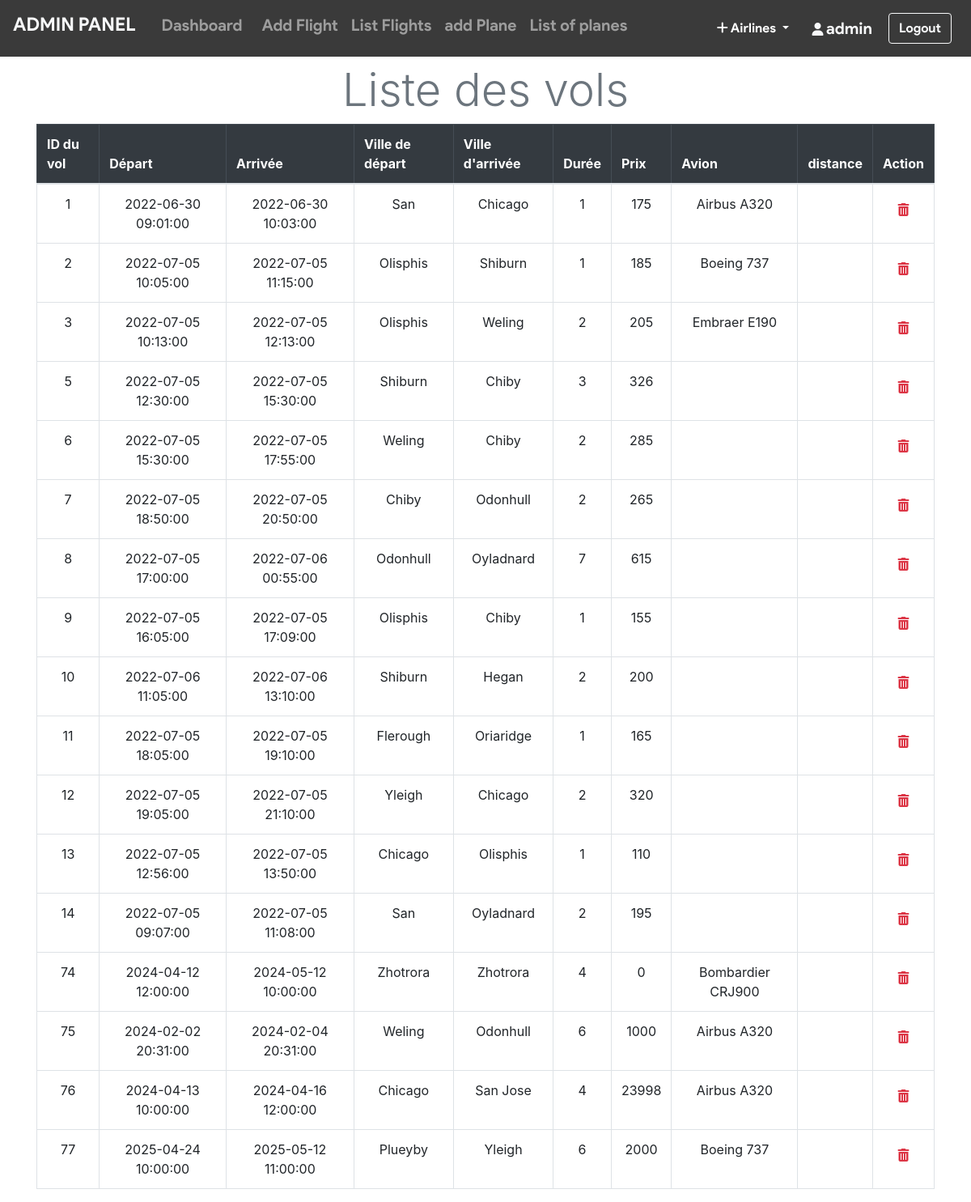
Page /admin/list_flight.php (signed in) on the earlier database version.
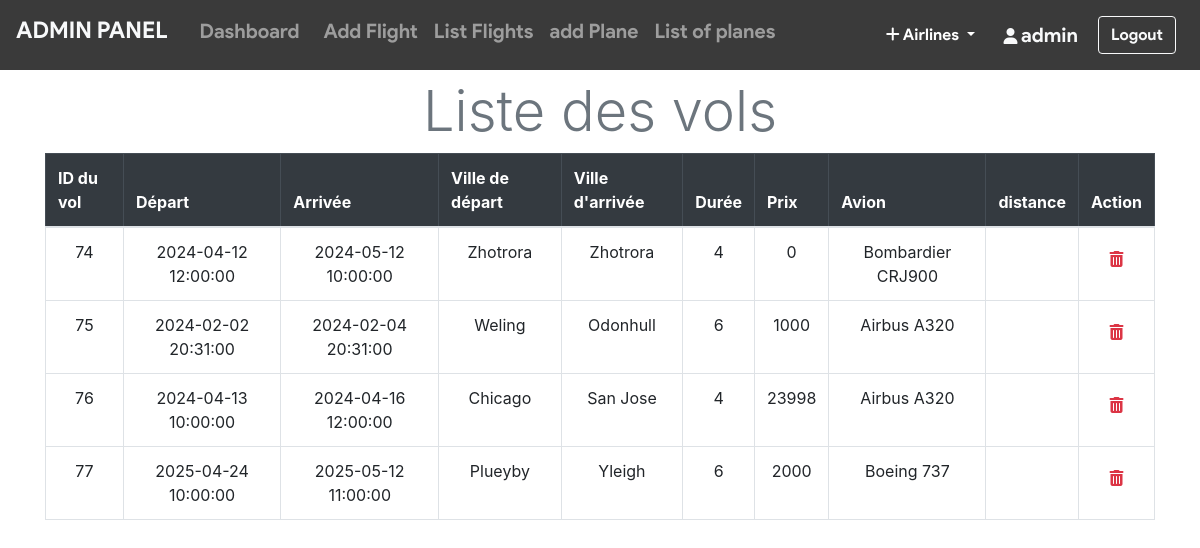
Same page on the later database version.
### tables this page shows
CREATE TABLE `flight` (
  `flight_id` int(11) NOT NULL,
  `admin_id` int(11) NOT NULL,
  `arrivale` datetime NOT NULL,
  `departure` datetime NOT NULL,
  `Destination` varchar(20) NOT NULL,
  `source` varchar(20) NOT NULL,
  `duration` varchar(20) NOT NULL,
  `Price` int(11) NOT NULL,
  `status` varchar(6) DEFAULT NULL,
  `issue` varchar(50) DEFAULT NULL,
  `last_seat` varchar(5) DEFAULT '',
  `bus_seats` int(11) DEFAULT 20,
  `last_bus_seat` varchar(5) DEFAULT '',
  `id_plane` int(11) DEFAULT NULL,
  `distance` int(11) DEFAULT NULL
);

CREATE TABLE `plane` (
  `autonomie` int(11) NOT NULL,
  `Nbr_place_tot` int(11) NOT NULL,
  `Disponibilite` varchar(30) NOT NULL,
  `vitesse` float DEFAULT NULL,
  `nom` varchar(255) DEFAULT NULL,
  `Id_plane` int(11) NOT NULL
);

### admin/list_flight.php (the view, shortened to what this page needs)
<?php include_once 'header.php'; ?>
<?php include_once 'footer.php'; ?>
<?php require '../helpers/init_conn_db.php';?>
<main>
    <?php if(isset($_SESSION['adminId'])) { ?>
        <div class="container-md mt-2">
            <h1 class="display-4 text-center text-secondary">Liste des vols</h1>
            <table class="table table-bordered">
                <thead class="table-dark">
                    <tr>
                        <th scope="col">ID du vol</th>
                        <th scope="col">Départ</th>
                        <th scope="col">Arrivée</th>
                        <th scope="col">Ville de départ</th>
                        <th scope="col">Ville d'arrivée</th>
                        <th scope="col">Durée</th>
                        <th scope="col">Prix</th>
                        <th scope="col">Avion</th>
                        <th scope="col">distance</th>
                        <th scope="col">Action</th>
                    </tr>
                </thead>
                <tbody>
                    <?php
                    $sql = 'SELECT f.*, p.nom AS plane_name FROM flight f LEFT JOIN plane p ON f.id_plane = p.Id_plane ORDER BY f.flight_id ASC';
                    $result = mysqli_query($conn, $sql);
                    while ($row = mysqli_fetch_assoc($result)) {
                        echo "<tr class='text-center'>
                                <td>".$row['flight_id']."</td>
                                <td>".$row['departure']."</td>
                                <td>".$row['arrivale']."</td>
                                <td>".$row['source']."</td>
                                <td>".$row['Destination']."</td>
                                <td>".$row['duration']."</td>
                                <td>".$row['Price']."</td>
                                <td>".$row['plane_name']."</td>
                                <td>".$row['distance']."</td>
                                <td>
                                    <form action='list_flight.php' method='post' onsubmit='return confirmDelete()'>
                                        <input type='hidden' name='flight_id' value='".$row['flight_id']."'>
                                        <button class='btn' type='submit' name='del_flight'>
                                            <i class='text-danger fa fa-trash'></i>
                                        </button>
                                    </form>
                                </td>
                            </tr>";
                    }
                    ?>
                </tbody>
            </table>
        </div>
    <?php } ?>
</main>

### admin/header.php (shortened to what this page needs)
<!doctype html>
<html lang="en">
    <head>
        <link rel="stylesheet" href="https://stackpath.bootstrapcdn.com/font-awesome/4.7.0/css/font-awesome.min.css">
        <link rel="stylesheet" href="https://stackpath.bootstrapcdn.com/bootstrap/4.5.2/css/bootstrap.min.css">
    </head>
    <body>
        <nav class="navbar navbar-custom navbar-expand-lg navbar-dark">
          <a class="navbar-brand text-light" href="index.php"><h4>ADMIN PANEL</h4></a>
        <div class="collapse navbar-collapse" id="navbarSupportedContent">
          <?php
              if(isset($_SESSION['adminId'])) { ?>
                <ul class="navbar-nav mr-auto">
                <li class="nav-item">
                    <a class="nav-link" href="index.php">
                      <h5 class="ml-2"> Dashboard</h5>
                    </a>
                  </li>
                  <li class="nav-item">
                    <a class="nav-link" href="flight.php">
                      <h5 class="ml-2"> Add Flight</h5>
                    </a>
                  </li>
                  <li class="nav-item">
                    <a class="nav-link" href="list_flight.php">
                      <h5>List Flights</h5>
                    </a>
                  </li>
                  <li class="nav-item">
                    <a class="nav-link" href="add_plane.php">
                      <h5>add Plane</h5>
                    </a>
                  </li>
                  <li class="nav-item">
                    <a class="nav-link" href="list_planes.php">
                      <h5>List of planes</h5>
                    </a>
                  </li>
                </ul>
                <ul class="nav navbar-nav navbar-right">
                  <li class="nav-item">
                    <div class="dropdown mt-2">
                      <button class="btn bg-transparent dropdown-toggle text-white" type="button"
                        id="dropdownMenuButton" data-toggle="dropdown"
                          aria-haspopup="true" aria-expanded="false">
                        <i class="fa fa-plus text-white"></i> Airlines </td>
                      </button>
                    </div>
                  </li>
                  <li class="nav-item  p-1 border-light ">
                      <a class="nav-link" href="">
                          <i class="ml-1 fa fa-user text-light"></i>
                          <span class="nav_link text-light"
                            style="font-size: 20px;">
                          <?php echo  $_SESSION['adminUname']; ?>
                          </span>
                      </a>
                  </li>
                </ul>
                <form action="../includes/logout.inc.php" method="POST">
                <button class="btn btn-outline-light m-2" type="submit">
                    Logout </button>
                </form>
            </div>
            <?php } ?>
        </nav>

### admin/footer.php (shortened to what this page needs)
  </body>
</html>

### admin/header.php (style rules this page uses)
.navbar-custom { background-color: #3a3a3a; font-family: 'product sans', cursive; }
h4 { font-size: 23px !important; }

Differences in the rows shown:
removed flight: flight_id "1", departure "2022-06-30 09:01:00", arrivale "2022-06-30 10:03:00", source "San", Destination "Chicago", duration "1", Price "175", id_plane.nom "Airbus A320"
removed flight: flight_id "2", departure "2022-07-05 10:05:00", arrivale "2022-07-05 11:15:00", source "Olisphis", Destination "Shiburn", duration "1", Price "185", id_plane.nom "Boeing 737"
removed flight: flight_id "3", departure "2022-07-05 10:13:00", arrivale "2022-07-05 12:13:00", source "Olisphis", Destination "Weling", duration "2", Price "205", id_plane.nom "Embraer E190"
removed flight: flight_id "5", departure "2022-07-05 12:30:00", arrivale "2022-07-05 15:30:00", source "Shiburn", Destination "Chiby", duration "3", Price "326"
removed flight: flight_id "6", departure "2022-07-05 15:30:00", arrivale "2022-07-05 17:55:00", source "Weling", Destination "Chiby", duration "2", Price "285"
removed flight: flight_id "7", departure "2022-07-05 18:50:00", arrivale "2022-07-05 20:50:00", source "Chiby", Destination "Odonhull", duration "2", Price "265"
removed flight: flight_id "8", departure "2022-07-05 17:00:00", arrivale "2022-07-06 00:55:00", source "Odonhull", Destination "Oyladnard", duration "7", Price "615"
removed flight: flight_id "9", departure "2022-07-05 16:05:00", arrivale "2022-07-05 17:09:00", source "Olisphis", Destination "Chiby", duration "1", Price "155"
removed flight: flight_id "10", departure "2022-07-06 11:05:00", arrivale "2022-07-06 13:10:00", source "Shiburn", Destination "Hegan", duration "2", Price "200"
removed flight: flight_id "11", departure "2022-07-05 18:05:00", arrivale "2022-07-05 19:10:00", source "Flerough", Destination "Oriaridge", duration "1", Price "165"
removed flight: flight_id "12", departure "2022-07-05 19:05:00", arrivale "2022-07-05 21:10:00", source "Yleigh", Destination "Chicago", duration "2", Price "320"
removed flight: flight_id "13", departure "2022-07-05 12:56:00", arrivale "2022-07-05 13:50:00", source "Chicago", Destination "Olisphis", duration "1", Price "110"
removed flight: flight_id "14", departure "2022-07-05 09:07:00", arrivale "2022-07-05 11:08:00", source "San", Destination "Oyladnard", duration "2", Price "195"
